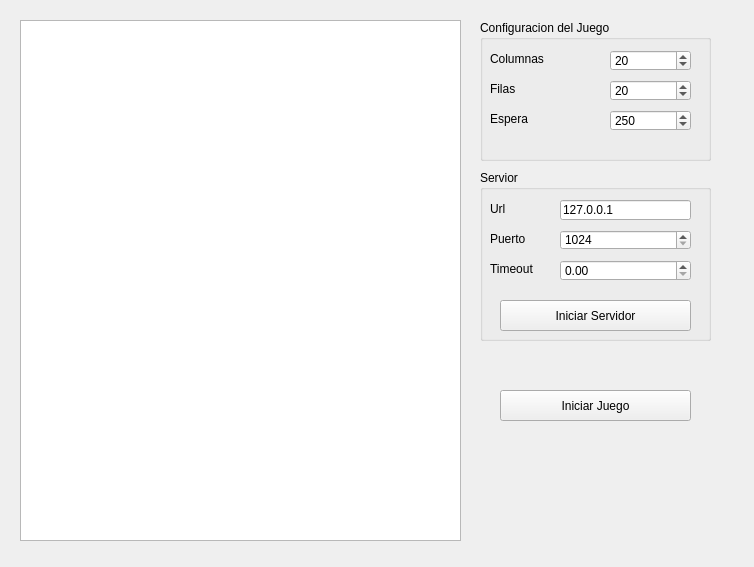
<?xml version="1.0" encoding="UTF-8"?>
<ui version="4.0">
 <class>MainWindow</class>
 <widget class="QMainWindow" name="MainWindow">
  <property name="geometry">
   <rect>
    <x>0</x>
    <y>0</y>
    <width>754</width>
    <height>567</height>
   </rect>
  </property>
  <property name="windowTitle">
   <string>Servidor</string>
  </property>
  <widget class="QWidget" name="centralwidget">
   <widget class="QGroupBox" name="g_Serv">
    <property name="geometry">
     <rect>
      <x>480</x>
      <y>170</y>
      <width>231</width>
      <height>171</height>
     </rect>
    </property>
    <property name="title">
     <string>Servior</string>
    </property>
    <widget class="QLabel" name="lab_url">
     <property name="geometry">
      <rect>
       <x>10</x>
       <y>30</y>
       <width>31</width>
       <height>17</height>
      </rect>
     </property>
     <property name="text">
      <string>Url</string>
     </property>
    </widget>
    <widget class="QLineEdit" name="edit_url">
     <property name="geometry">
      <rect>
       <x>80</x>
       <y>30</y>
       <width>131</width>
       <height>20</height>
      </rect>
     </property>
     <property name="text">
      <string>127.0.0.1</string>
     </property>
     <property name="placeholderText">
      <string>127.0.0.1</string>
     </property>
    </widget>
    <widget class="QLabel" name="lab_puerto">
     <property name="geometry">
      <rect>
       <x>10</x>
       <y>60</y>
       <width>68</width>
       <height>17</height>
      </rect>
     </property>
     <property name="text">
      <string>Puerto</string>
     </property>
    </widget>
    <widget class="QSpinBox" name="spin_puerto">
     <property name="geometry">
      <rect>
       <x>80</x>
       <y>60</y>
       <width>131</width>
       <height>20</height>
      </rect>
     </property>
     <property name="minimum">
      <number>1024</number>
     </property>
     <property name="maximum">
      <number>65535</number>
     </property>
    </widget>
    <widget class="QPushButton" name="ini_serv">
     <property name="geometry">
      <rect>
       <x>20</x>
       <y>130</y>
       <width>191</width>
       <height>31</height>
      </rect>
     </property>
     <property name="text">
      <string>Iniciar Servidor</string>
     </property>
    </widget>
    <widget class="QDoubleSpinBox" name="spin_timeout">
     <property name="geometry">
      <rect>
       <x>80</x>
       <y>90</y>
       <width>131</width>
       <height>21</height>
      </rect>
     </property>
    </widget>
    <widget class="QLabel" name="lab_timeout">
     <property name="geometry">
      <rect>
       <x>10</x>
       <y>90</y>
       <width>68</width>
       <height>17</height>
      </rect>
     </property>
     <property name="text">
      <string>Timeout</string>
     </property>
    </widget>
   </widget>
   <widget class="QGroupBox" name="g_conf_juego">
    <property name="geometry">
     <rect>
      <x>480</x>
      <y>20</y>
      <width>231</width>
      <height>141</height>
     </rect>
    </property>
    <property name="title">
     <string>Configuracion del Juego</string>
    </property>
    <widget class="QLabel" name="lab_colum">
     <property name="geometry">
      <rect>
       <x>10</x>
       <y>30</y>
       <width>68</width>
       <height>17</height>
      </rect>
     </property>
     <property name="text">
      <string>Columnas</string>
     </property>
    </widget>
    <widget class="QSpinBox" name="spin_colum">
     <property name="geometry">
      <rect>
       <x>130</x>
       <y>30</y>
       <width>81</width>
       <height>21</height>
      </rect>
     </property>
     <property name="value">
      <number>20</number>
     </property>
    </widget>
    <widget class="QLabel" name="lab_filas">
     <property name="geometry">
      <rect>
       <x>10</x>
       <y>60</y>
       <width>68</width>
       <height>17</height>
      </rect>
     </property>
     <property name="text">
      <string>Filas</string>
     </property>
    </widget>
    <widget class="QSpinBox" name="spin_filas">
     <property name="geometry">
      <rect>
       <x>130</x>
       <y>60</y>
       <width>81</width>
       <height>21</height>
      </rect>
     </property>
     <property name="value">
      <number>20</number>
     </property>
    </widget>
    <widget class="QSpinBox" name="spin_espera">
     <property name="geometry">
      <rect>
       <x>130</x>
       <y>90</y>
       <width>81</width>
       <height>21</height>
      </rect>
     </property>
     <property name="maximum">
      <number>9999</number>
     </property>
     <property name="value">
      <number>250</number>
     </property>
    </widget>
    <widget class="QLabel" name="lab_espera">
     <property name="geometry">
      <rect>
       <x>10</x>
       <y>90</y>
       <width>91</width>
       <height>17</height>
      </rect>
     </property>
     <property name="text">
      <string>Espera</string>
     </property>
    </widget>
   </widget>
   <widget class="QPushButton" name="pushButton_2">
    <property name="geometry">
     <rect>
      <x>500</x>
      <y>390</y>
      <width>191</width>
      <height>31</height>
     </rect>
    </property>
    <property name="text">
     <string>Iniciar Juego</string>
    </property>
   </widget>
   <widget class="QTableWidget" name="tableWidget">
    <property name="geometry">
     <rect>
      <x>20</x>
      <y>20</y>
      <width>441</width>
      <height>521</height>
     </rect>
    </property>
   </widget>
  </widget>
 </widget>
 <resources/>
 <connections/>
</ui>
